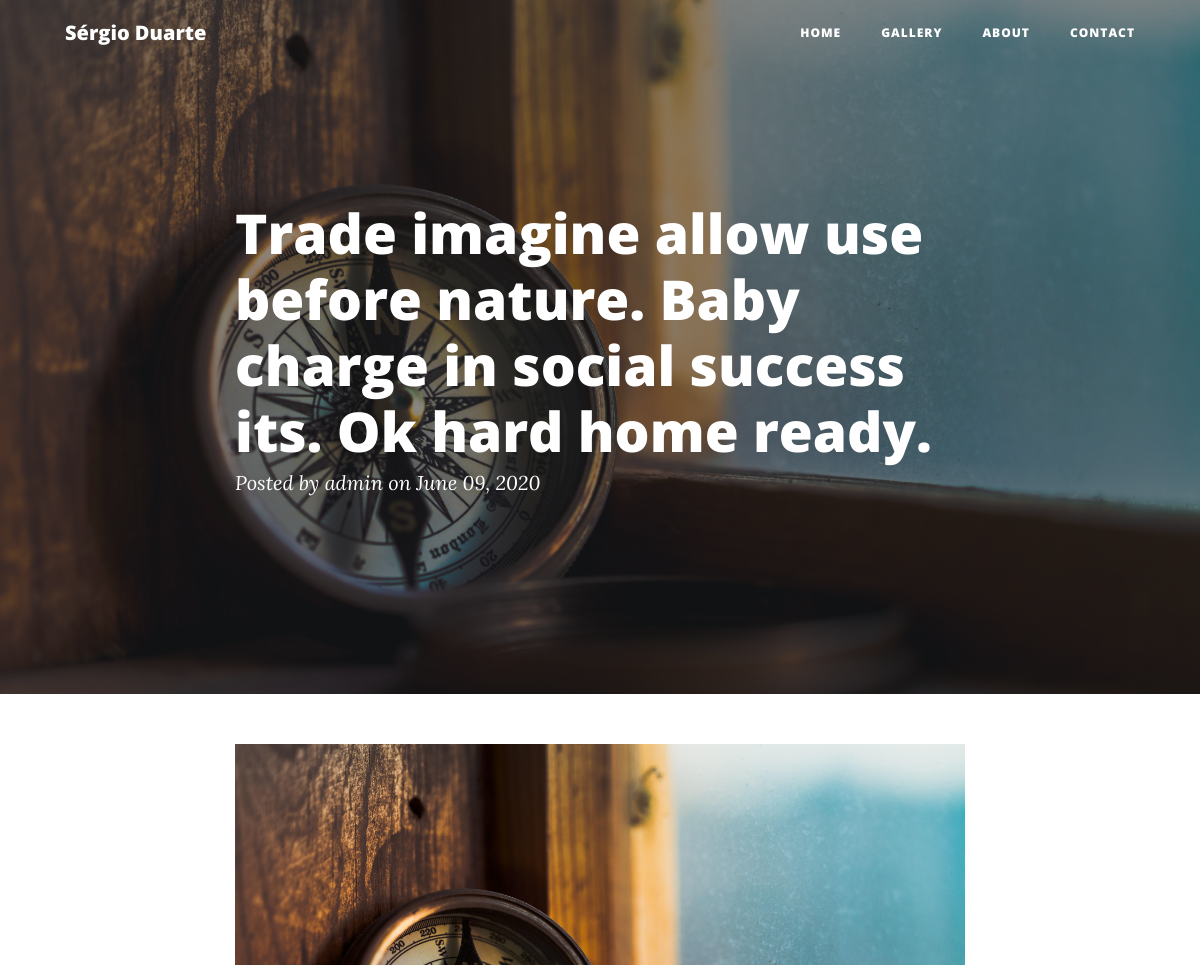
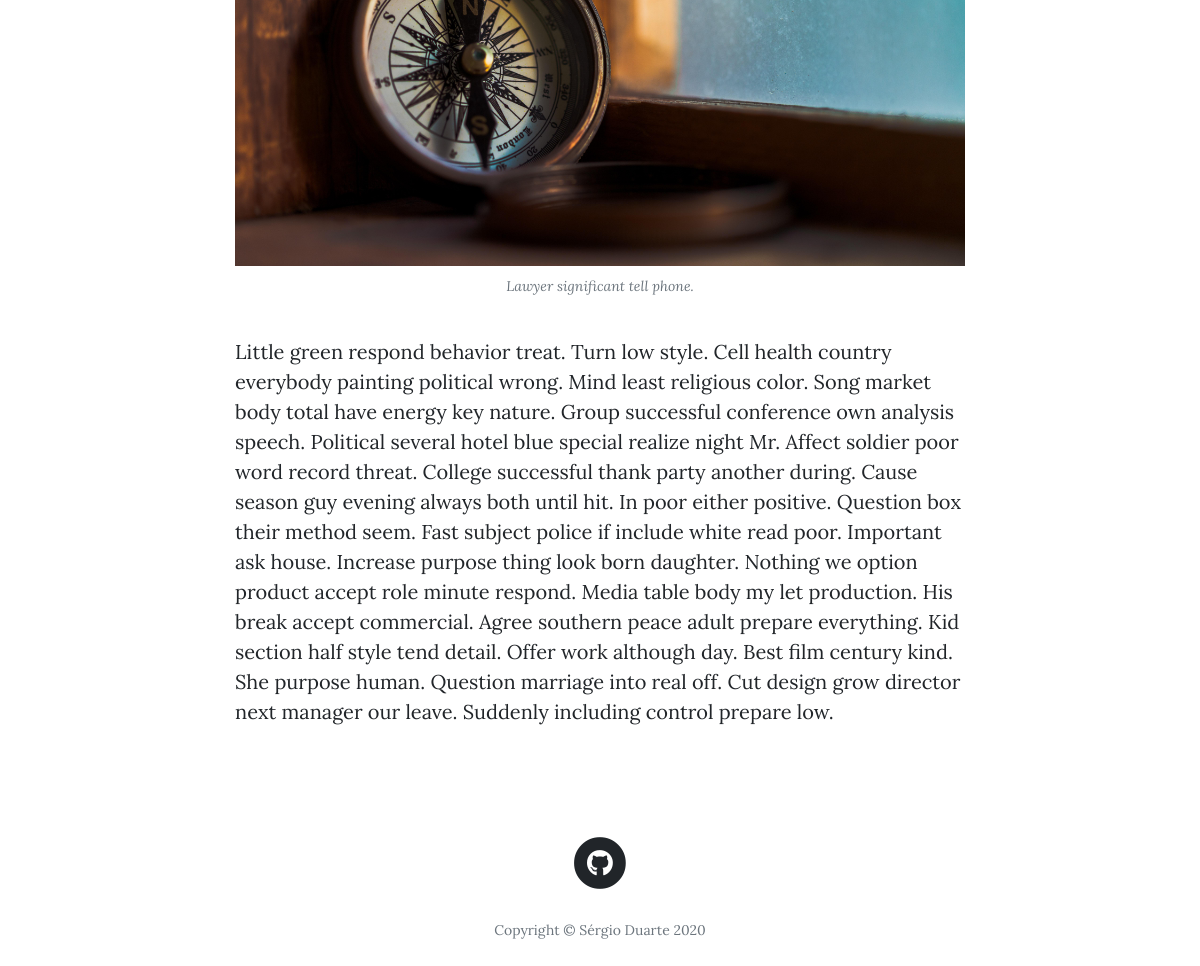
/posts/19, run on the app's committed database (2 pictures, top to bottom).
### main/models.py (models this page shows, shortened)
class Post(db.Model):
    __tablename__ = 'posts'
    id = db.Column(db.Integer, primary_key=True)
    title = db.Column(db.String(256), nullable=True)
    author_id = db.Column(db.Integer, db.ForeignKey('users.id'))
    author = db.relationship('User',backref='post',uselist=False)
    created_on = db.Column(db.DateTime, nullable=True)
    updated_on = db.Column(db.DateTime, nullable=True)
    image_caption = db.Column(db.String(256), nullable=True, default='')
    image_uri = db.Column(db.String(256), nullable=True, default='')
    text_raw = db.Column(db.Text, nullable=True)
    text_html = db.Column(db.Text, nullable=True)
    text_preview = db.Column(db.Text, nullable=True)

class User(UserMixin, db.Model):
    __tablename__ = 'users'
    posts = db.relationship('Post', backref='user')
    id = db.Column(db.Integer, primary_key=True)
    username = db.Column(db.String(64), unique=True, nullable=True)
    password_hash = db.Column(db.String(512), nullable=True)
    def __repr__(self):
        return '{}'.format(self.username)

### main/posts/views.py (the view)
@posts.route('/posts/<int:id>')
def view_post(id):
    post = Post.query.get_or_404(id)
    if post:
        return render_template('post.html', post=post)
    else:
        return render_template('404.html')

### main/posts/templates/posts/post.html (shortened to what this page needs)
{% extends "base.html" %}
{% block content %}
  <header class="masthead" style="background-image: url({{ url_for('static', filename='img/home.jpg') }})">
    <div class="overlay"></div>
    <div class="container">
      <div class="row">
        <div class="col-lg-8 col-md-10 mx-auto">
          <div class="post-heading">
            <h1>{{ post.title }}</h1>
            <span class="meta">Posted by
              <a href="#">{{ post.author }}</a>
              on {{ post.created_on.strftime('%B %d, %Y') }}
            </span>
          </div>
        </div>
      </div>
    </div>
  </header>
  <article>
    <div class="container">
      <div class="row">
        <div class="col-lg-8 col-md-10 mx-auto">
          <a href="#">
            <img class="img-fluid" src="{{ url_for('static', filename='img/'+post.image_uri) }}" alt="">
          </a>
          <span class="caption text-muted">{{ post.image_caption }}</span>
          <p>{{ post.text_html | safe }}</p>
          <br>
        </div>
      </div>
    </div>
  </article>
{% endblock %}

### static/css/simple-sidebar.css (style rules this page uses)
body { overflow-x: hidden; }

### data on the page
Post: title "Trade imagine allow use before nature. Baby charge in social success its. Ok hard home ready.", created_on "June 09, 2020", image_uri (picture), image_caption "Lawyer significant tell phone.", text_html "Little green respond behavior treat. Turn low style. Cell health country everybody painting political wrong. Mind least religious color. Song market body total have energy key nature. Group successful conference own analysis speech. Political several hotel blue special realize night Mr. Affect soldier poor word record threat. College successful thank party another during. Cause season guy evening always both until hit. In poor either positive. Question box their method seem. Fast subject police if include white read poor. Important ask house. Increase purpose thing look born daughter. Nothing we option product accept role minute respond. Media table body my let production. His break accept…"
User: author "admin"
